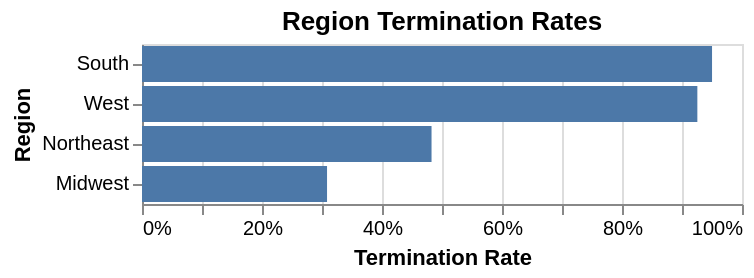

Notebook code cell kept with this figure:
### Code cell
chart_rate = alt.Chart(reg_stats).mark_bar().encode(
    x=alt.X('rate:Q', axis=alt.Axis(format='%'), title='Termination Rate'),
    y=alt.Y('region:N', sort='-x', title='Region'),
    tooltip=['region', 'n_grants', 'n_terminated', alt.Tooltip('rate:Q', format='.1%')]
).properties(
    title='Region Termination Rates'
)
chart_rate

### Figure 1 — Vega-Lite specification as saved in the notebook (floating-point values rounded to 4 significant figures)
{"config": {"view": {"continuousWidth": 300, "continuousHeight": 300}}, "data": {"name": "data-00838f6eb0da660dd1e2d7b68c861225"}, "mark": {"type": "bar"}, "encoding": {"tooltip": [{"field": "region", "type": "nominal"}, {"field": "n_grants", "type": "quantitative"}, {"field": "n_terminated", "type": "quantitative"}, {"field": "rate", "format": ".1%", "type": "quantitative"}], "x": {"axis": {"format": "%"}, "field": "rate", "title": "Termination Rate", "type": "quantitative"}, "y": {"field": "region", "sort": "-x", "title": "Region", "type": "nominal"}}, "title": "Region Termination Rates", "$schema": "https://vega.github.io/schema/vega-lite/v6.4.1.json", "datasets": {"data-00838f6eb0da660dd1e2d7b68c861225": [{"region": "Midwest", "n_grants": 1096, "n_terminated": 338, "rate": 0.3084}, {"region": "Northeast", "n_grants": 2810, "n_terminated": 1356, "rate": 0.4826}, {"region": "South", "n_grants": 721, "n_terminated": 685, "rate": 0.9501}, {"region": "West", "n_grants": 1102, "n_terminated": 1020, "rate": 0.9256}]}}
